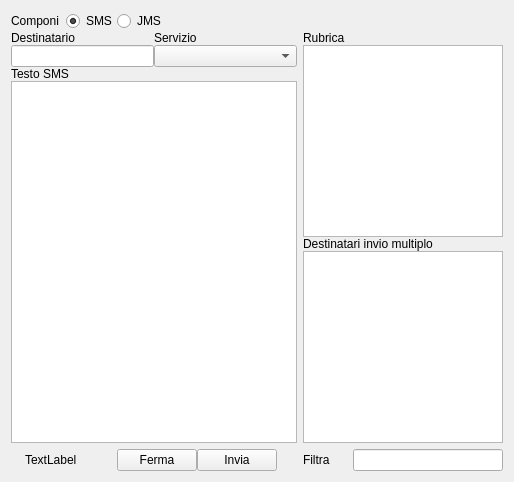
          <widget class="QWidget" name="tab">
           <attribute name="icon">
            <iconset>
             <normaloff>:/resource/jacksms_icona_sms_24x24-1.png</normaloff>:/resource/jacksms_icona_sms_24x24-1.png</iconset>
           </attribute>
           <attribute name="title">
            <string>SMS</string>
           </attribute>
           <layout class="QHBoxLayout" name="horizontalLayout_17">
            <item>
             <layout class="QGridLayout" name="gridLayout_7">
              <property name="horizontalSpacing">
               <number>6</number>
              </property>
              <property name="verticalSpacing">
               <number>0</number>
              </property>
              <item row="1" column="1">
               <layout class="QVBoxLayout" name="verticalLayout">
                <item>
                 <layout class="QGridLayout" name="gridLayout">
                  <item row="2" column="0">
                   <widget class="QLineEdit" name="NumeroDestinatario">
                    <property name="sizePolicy">
                     <sizepolicy hsizetype="Preferred" vsizetype="Fixed">
                      <horstretch>0</horstretch>
                      <verstretch>0</verstretch>
                     </sizepolicy>
                    </property>
                    <property name="minimumSize">
                     <size>
                      <width>0</width>
                      <height>22</height>
                     </size>
                    </property>
                    <property name="maximumSize">
                     <size>
                      <width>16777215</width>
                      <height>22</height>
                     </size>
                    </property>
                   </widget>
                  </item>
                  <item row="2" column="2">
                   <widget class="QComboBox" name="comboServizio">
                    <property name="minimumSize">
                     <size>
                      <width>0</width>
                      <height>22</height>
                     </size>
                    </property>
                    <property name="maximumSize">
                     <size>
                      <width>16777215</width>
                      <height>22</height>
                     </size>
                    </property>
                   </widget>
                  </item>
                  <item row="0" column="2">
                   <widget class="QLabel" name="label_2">
                    <property name="text">
                     <string>Servizio</string>
                    </property>
                   </widget>
                  </item>
                  <item row="0" column="0">
                   <layout class="QHBoxLayout" name="horizontalLayout_15">
                    <item>
                     <widget class="QLabel" name="label">
                      <property name="sizePolicy">
                       <sizepolicy hsizetype="Fixed" vsizetype="Preferred">
                        <horstretch>0</horstretch>
                        <verstretch>0</verstretch>
                       </sizepolicy>
                      </property>
                      <property name="text">
                       <string>Destinatario</string>
                      </property>
                     </widget>
                    </item>
                    <item>
                     <widget class="QLabel" name="labelNomeDest">
                      <property name="text">
                       <string/>
                      </property>
                     </widget>
                    </item>
                   </layout>
                  </item>
                 </layout>
                </item>
                <item>
                 <widget class="QLabel" name="label_4">
                  <property name="text">
                   <string>Testo SMS</string>
                  </property>
                 </widget>
                </item>
                <item>
                 <widget class="QTextEdit" name="TestoSMS">
                  <property name="tabChangesFocus">
                   <bool>true</bool>
                  </property>
                 </widget>
                </item>
               </layout>
              </item>
              <item row="1" column="2">
               <layout class="QVBoxLayout" name="verticalLayout_2">
                <property name="sizeConstraint">
                 <enum>QLayout::SetDefaultConstraint</enum>
                </property>
                <item>
                 <widget class="QLabel" name="label_7">
                  <property name="text">
                   <string>Rubrica</string>
                  </property>
                 </widget>
                </item>
                <item>
                 <widget class="QListWidget" name="RubricaVeloce">
                  <property name="sizePolicy">
                   <sizepolicy hsizetype="Expanding" vsizetype="Expanding">
                    <horstretch>5</horstretch>
                    <verstretch>0</verstretch>
                   </sizepolicy>
                  </property>
                  <property name="maximumSize">
                   <size>
                    <width>200</width>
                    <height>16777215</height>
                   </size>
                  </property>
                  <property name="iconSize">
                   <size>
                    <width>16</width>
                    <height>16</height>
                   </size>
                  </property>
                  <property name="sortingEnabled">
                   <bool>true</bool>
                  </property>
                 </widget>
                </item>
                <item>
                 <widget class="QLabel" name="label_3">
                  <property name="text">
                   <string>Destinatari invio multiplo</string>
                  </property>
                 </widget>
                </item>
                <item>
                 <widget class="QListWidget" name="destinatariListWidget">
                  <property name="maximumSize">
                   <size>
                    <width>200</width>
                    <height>16777215</height>
                   </size>
                  </property>
                 </widget>
                </item>
               </layout>
              </item>
              <item row="2" column="1">
               <layout class="QHBoxLayout" name="horizontalLayout_2">
                <property name="topMargin">
                 <number>6</number>
                </property>
                <property name="rightMargin">
                 <number>0</number>
                </property>
                <property name="bottomMargin">
                 <number>0</number>
                </property>
                <item>
                 <widget class="QLabel" name="LabelCountChars">
                  <property name="text">
                   <string/>
                  </property>
                 </widget>
                </item>
                <item>
                 <layout class="QHBoxLayout" name="horizontalLayout_16">
                  <property name="spacing">
                   <number>0</number>
                  </property>
                  <item>
                   <widget class="QLabel" name="LabelEsito">
                    <property name="text">
                     <string/>
                    </property>
                    <property name="alignment">
                     <set>Qt::AlignRight|Qt::AlignTrailing|Qt::AlignVCenter</set>
                    </property>
                    <property name="wordWrap">
                     <bool>true</bool>
                    </property>
                   </widget>
                  </item>
                 </layout>
                </item>
                <item>
                 <widget class="QLabel" name="progressBar">
                  <property name="text">
                   <string>TextLabel</string>
                  </property>
                 </widget>
                </item>
                <item>
                 <spacer name="horizontalSpacer_2">
                  <property name="orientation">
                   <enum>Qt::Horizontal</enum>
                  </property>
                  <property name="sizeHint" stdset="0">
                   <size>
                    <width>40</width>
                    <height>20</height>
                   </size>
                  </property>
                 </spacer>
                </item>
                <item>
                 <widget class="QPushButton" name="AnnullaSMS">
                  <property name="enabled">
                   <bool>true</bool>
                  </property>
                  <property name="text">
                   <string>Ferma</string>
                  </property>
                  <property name="icon">
                   <iconset>
                    <normaloff>:/resource/stop.png</normaloff>:/resource/stop.png</iconset>
                  </property>
                  <property name="iconSize">
                   <size>
                    <width>16</width>
                    <height>16</height>
                   </size>
                  </property>
                  <property name="checkable">
                   <bool>false</bool>
                  </property>
                 </widget>
                </item>
                <item>
                 <widget class="QPushButton" name="InviaSMS">
                  <property name="enabled">
                   <bool>true</bool>
                  </property>
                  <property name="sizePolicy">
                   <sizepolicy hsizetype="Minimum" vsizetype="Fixed">
                    <horstretch>0</horstretch>
                    <verstretch>0</verstretch>
                   </sizepolicy>
                  </property>
                  <property name="minimumSize">
                   <size>
                    <width>0</width>
                    <height>0</height>
                   </size>
                  </property>
                  <property name="text">
                   <string>Invia</string>
                  </property>
                  <property name="icon">
                   <iconset>
                    <normaloff>:/resource/invia.png</normaloff>:/resource/invia.png</iconset>
                  </property>
                  <property name="iconSize">
                   <size>
                    <width>20</width>
                    <height>16</height>
                   </size>
                  </property>
                  <property name="checkable">
                   <bool>false</bool>
                  </property>
                  <property name="autoDefault">
                   <bool>true</bool>
                  </property>
                 </widget>
                </item>
                <item>
                 <widget class="QPushButton" name="bottoneinviomultiplo">
                  <property name="sizePolicy">
                   <sizepolicy hsizetype="Fixed" vsizetype="Fixed">
                    <horstretch>0</horstretch>
                    <verstretch>0</verstretch>
                   </sizepolicy>
                  </property>
                  <property name="maximumSize">
                   <size>
                    <width>20</width>
                    <height>16777215</height>
                   </size>
                  </property>
                  <property name="text">
                   <string/>
                  </property>
                  <property name="flat">
                   <bool>true</bool>
                  </property>
                 </widget>
                </item>
               </layout>
              </item>
              <item row="2" column="2">
               <layout class="QHBoxLayout" name="horizontalLayout_3">
                <property name="topMargin">
                 <number>6</number>
                </property>
                <item>
                 <widget class="QLabel" name="label_5">
                  <property name="sizePolicy">
                   <sizepolicy hsizetype="Fixed" vsizetype="Minimum">
                    <horstretch>0</horstretch>
                    <verstretch>0</verstretch>
                   </sizepolicy>
                  </property>
                  <property name="maximumSize">
                   <size>
                    <width>50</width>
                    <height>16777215</height>
                   </size>
                  </property>
                  <property name="text">
                   <string>Filtra</string>
                  </property>
                 </widget>
                </item>
                <item>
                 <widget class="QLineEdit" name="RicercaVeloce">
                  <property name="sizePolicy">
                   <sizepolicy hsizetype="Preferred" vsizetype="Fixed">
                    <horstretch>0</horstretch>
                    <verstretch>0</verstretch>
                   </sizepolicy>
                  </property>
                  <property name="minimumSize">
                   <size>
                    <width>140</width>
                    <height>0</height>
                   </size>
                  </property>
                 </widget>
                </item>
               </layout>
              </item>
              <item row="0" column="1">
               <layout class="QHBoxLayout" name="horizontalLayout_10">
                <item>
                 <widget class="QLabel" name="label_6">
                  <property name="text">
                   <string>Componi  </string>
                  </property>
                 </widget>
                </item>
                <item>
                 <widget class="QRadioButton" name="radioSMS">
                  <property name="text">
                   <string>SMS</string>
                  </property>
                  <property name="checked">
                   <bool>true</bool>
                  </property>
                 </widget>
                </item>
                <item>
                 <widget class="QRadioButton" name="radioJMS">
                  <property name="text">
                   <string>JMS</string>
                  </property>
                 </widget>
                </item>
                <item>
                 <spacer name="horizontalSpacer_7">
                  <property name="orientation">
                   <enum>Qt::Horizontal</enum>
                  </property>
                  <property name="sizeHint" stdset="0">
                   <size>
                    <width>40</width>
                    <height>20</height>
                   </size>
                  </property>
                 </spacer>
                </item>
               </layout>
              </item>
             </layout>
            </item>
           </layout>
          </widget>
